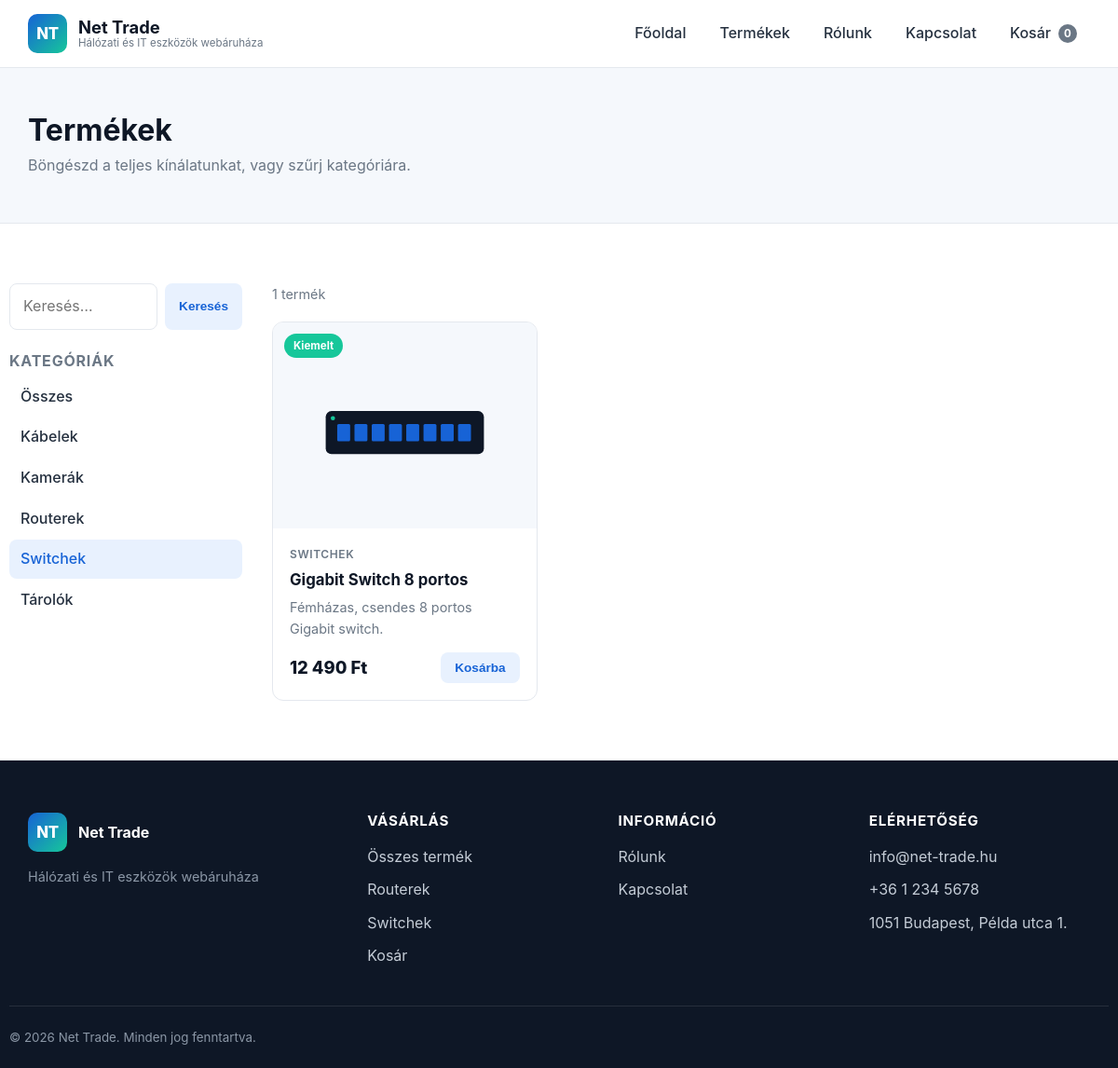
The page /termekek?kategoria=switchek on the database its author committed.
### tables this page shows
CREATE TABLE IF NOT EXISTS categories (
    id    INT AUTO_INCREMENT PRIMARY KEY,
    slug  VARCHAR(80) NOT NULL UNIQUE,
    name  VARCHAR(120) NOT NULL,
    icon  VARCHAR(40) DEFAULT NULL
);

CREATE TABLE IF NOT EXISTS products (
    id          INT AUTO_INCREMENT PRIMARY KEY,
    category_id INT DEFAULT NULL,
    slug        VARCHAR(140) NOT NULL UNIQUE,
    name        VARCHAR(200) NOT NULL,
    short       VARCHAR(300) DEFAULT NULL,
    description TEXT,
    price       DECIMAL(10,2) NOT NULL DEFAULT 0,
    image       VARCHAR(140) DEFAULT 'placeholder.svg',
    stock       INT NOT NULL DEFAULT 0,
    featured    TINYINT(1) NOT NULL DEFAULT 0,
    active      TINYINT(1) NOT NULL DEFAULT 1,
    created_at  TIMESTAMP DEFAULT CURRENT_TIMESTAMP,
    CONSTRAINT fk_products_category FOREIGN KEY (category_id)
        REFERENCES categories (id) ON DELETE SET NULL
);

### app/Models/Product.php (called while the page is built, shortened)
<?php
final class Product
{
    public static function all(?string $categorySlug = null, ?string $search = null): array
    {
        $pdo = Database::getConnection();
        $sql = 'SELECT p.*, c.slug AS category_slug, c.name AS category_name
                FROM products p
                LEFT JOIN categories c ON c.id = p.category_id
                WHERE p.active = 1';
        $params = [];
        if ($categorySlug !== null) {
            $sql .= ' AND c.slug = :cat';
            $params['cat'] = $categorySlug;
        }
        $sql .= ' ORDER BY p.featured DESC, p.name ASC';
        $stmt = $pdo->prepare($sql);
        $stmt->execute($params);
        return $stmt->fetchAll();
    }
}

### public/index.php (called while the page is built, shortened)
<?php
spl_autoload_register(static function (string $class): void {
    $prefix = 'App\\';
    $relative = substr($class, strlen($prefix));
    $file = dirname(__DIR__) . '/app/' . str_replace('\\', '/', $relative) . '.php';
});
$config = require dirname(__DIR__) . '/config/config.php';
$router = new Router();
$router->get('/', static function (): string {
    return View::render('home', [
        'title'      => null,
        'categories' => Category::all(),
        'featured'   => Product::featured(),
    ]);
});
$router->get('/termekek', static function (): string {
    $cat = isset($_GET['kategoria']) ? (string) $_GET['kategoria'] : null;
    $q   = isset($_GET['kereses']) ? trim((string) $_GET['kereses']) : null;
    return View::render('products/index', [
        'title'      => 'Termékek',
        'categories' => Category::all(),
        'products'   => Product::all($cat, $q),
        'activeCat'  => $cat,
        'search'     => $q,
    ]);
});
$router->get('/termek/{slug}', static function (array $params): string {
    $product = Product::findBySlug($params['slug']);
    if ($product === null) {
        http_response_code(404);
        return View::render('errors/404', ['title' => 'A termék nem található']);
    }
    return View::render('products/show', [
        'title'   => $product['name'],
        'product' => $product,
    ]);
});
$router->get('/kosar', static function (): string {
    return View::render('cart/index', [
        'title' => 'Kosár',
        'cart'  => Cart::detailed(),
    ]);
});
$router->post('/kosar/hozzaad', static function (): string {
    $id  = (int) ($_POST['product_id'] ?? 0);
    $qty = (int) ($_POST['qty'] ?? 1);
    if ($id > 0) {
        Cart::add($id, $qty);
    }
    redirect('/kosar');
    return '';
});
$router->post('/kosar/frissit', static function (): string {
    foreach (($_POST['qty'] ?? []) as $id => $qty) {
        Cart::update((int) $id, (int) $qty);
    }
    redirect('/kosar');
    return '';
});
$router->post('/kosar/torol', static function (): string {
    Cart::remove((int) ($_POST['product_id'] ?? 0));
    redirect('/kosar');
    return '';
});
$router->get('/penztar', static function (): string {
    return View::render('cart/checkout', [
        'title' => 'Pénztár',
        'cart'  => Cart::detailed(),
    ]);
});
$router->post('/penztar', static function (): string {
    $cart = Cart::detailed();
    if (empty($cart['lines'])) {
        redirect('/kosar');
        return '';
    }
    Cart::clear();
    return View::render('cart/success', [
        'title' => 'Sikeres rendelés',
        'name'  => trim((string) ($_POST['name'] ?? '')),
    ]);
});
$router->get('/kapcsolat', static function (): string {
    return View::render('contact', ['title' => 'Kapcsolat']);
});
$router->post('/kapcsolat', static function (): string {
    return View::render('contact', [
        'title' => 'Kapcsolat',
        'sent'  => true,
        'name'  => trim((string) ($_POST['name'] ?? '')),
    ]);
});
$router->get('/rolunk', static function (): string {
    return View::render('about', ['title' => 'Rólunk']);
});
$router->dispatch($_SERVER['REQUEST_METHOD'], $_SERVER['REQUEST_URI']);

### config/config.php (called while the page is built)
<?php
return [
    'app' => [
        'name'     => getenv('APP_NAME') ?: 'Net Trade',
        'tagline'  => 'Hálózati és IT eszközök webáruháza',
        'url'      => getenv('APP_URL') ?: 'http://localhost:8000',
        'env'      => getenv('APP_ENV') ?: 'local',
        'debug'    => filter_var(getenv('APP_DEBUG') ?: 'true', FILTER_VALIDATE_BOOL),
        'currency' => 'Ft',
    ],
    'contact' => [
        'email'   => 'info@net-trade.hu',
        'phone'   => '+36 1 234 5678',
        'address' => '1051 Budapest, Példa utca 1.',
    ],
    'database' => [
        'driver'   => getenv('DB_DRIVER') ?: 'mysql',
        'host'     => getenv('DB_HOST') ?: '127.0.0.1',
        'port'     => getenv('DB_PORT') ?: '3306',
        'name'     => getenv('DB_NAME') ?: 'net_trade',
        'user'     => getenv('DB_USER') ?: 'root',
        'password' => getenv('DB_PASSWORD') ?: '',
        'charset'  => 'utf8mb4',
    ],
];

### app/Core/View.php (called while the page is built, shortened)
<?php
final class View
{
    public static function render(string $template, array $data = [], string $layout = 'main'): string
    {
        $config = require dirname(__DIR__, 2) . '/config/config.php';
        $data['config'] = $config;
        $content = self::capture("Views/{$template}", $data);
        $data['content'] = $content;
        return self::capture("Views/layouts/{$layout}", $data);
    }
    private static function capture(string $path, array $data): string
    {
        $file = dirname(__DIR__) . '/' . $path . '.php';
        extract($data, EXTR_SKIP);
        include $file;
        return (string) ob_get_clean();
    }
    public static function e(?string $value): string
    {
        return htmlspecialchars($value ?? '', ENT_QUOTES | ENT_SUBSTITUTE, 'UTF-8');
    }
    public static function price(float|int $amount, string $currency = 'Ft'): string
    {
        return number_format((float) $amount, 0, ',', ' ') . ' ' . $currency;
    }
}

### app/Models/Category.php (called while the page is built, shortened)
<?php
final class Category
{
    public static function all(): array
    {
        $pdo = Database::getConnection();
        $stmt = $pdo->query('SELECT * FROM categories ORDER BY name ASC');
        return $stmt ? $stmt->fetchAll() : self::demo();
    }
}

### app/Core/Cart.php (called while the page is built, shortened)
<?php
final class Cart
{
    public static function items(): array
    {
        return $_SESSION[self::KEY] ?? [];
    }
    public static function count(): int
    {
        return array_sum(self::items());
    }
}

### app/Views/products/index.php (the view, shortened to what this page needs)
<section class="page-head">
    <div class="container">
        <h1>Termékek</h1>
        <p>Böngészd a teljes kínálatunkat, vagy szűrj kategóriára.</p>
    </div>
</section>
<section class="section container">
    <div class="shop-layout">
        <aside class="shop-sidebar">
            <form method="get" action="/termekek" class="search-form" role="search">
                <input type="search" name="kereses" placeholder="Keresés…"
                       value="<?= View::e($search ?? '') ?>" aria-label="Keresés">
                <button type="submit" class="btn btn--small">Keresés</button>
            </form>
            <h2 class="sidebar-title">Kategóriák</h2>
            <ul class="filter-list">
                <li><a href="/termekek" class="<?= $activeCat ? '' : 'is-active' ?>">Összes</a></li>
                <?php foreach ($categories as $cat): ?>
                    <li>
                        <a href="/termekek?kategoria=<?= View::e($cat['slug']) ?>"
                           class="<?= $activeCat === $cat['slug'] ? 'is-active' : '' ?>">
                            <?= View::e($cat['name']) ?>
                        </a>
                    </li>
                <?php endforeach; ?>
            </ul>
        </aside>
        <div class="shop-main">
            <p class="result-count"><?= count($products) ?> termék</p>
            <?php if (empty($products)): ?>
                <div class="empty-state">
                    <p>Nincs a keresésnek megfelelő termék.</p>
                    <a href="/termekek" class="btn btn--ghost">Szűrők törlése</a>
                </div>
            <?php else: ?>
                <div class="product-grid">
                    <?php foreach ($products as $product): ?>
                        <?php include dirname(__DIR__) . '/partials/product-card.php'; ?>
                    <?php endforeach; ?>
                </div>
            <?php endif; ?>
        </div>
    </div>
</section>

### app/Core/Router.php (shortened to what this page needs)
<?php
final class Router
{
    private array $routes = ['GET' => [], 'POST' => []];
    public function get(string $pattern, callable $handler): void
    {
        $this->routes['GET'][$pattern] = $handler;
    }
    public function post(string $pattern, callable $handler): void
    {
        $this->routes['POST'][$pattern] = $handler;
    }
    public function dispatch(string $method, string $uri): void
    {
        $path = '/' . trim(parse_url($uri, PHP_URL_PATH) ?? '/', '/');
        $path = $path === '//' ? '/' : $path;
        foreach ($this->routes[$method] ?? [] as $pattern => $handler) {
            $regex = '#^' . preg_replace('#\{([a-z_]+)\}#', '(?P<$1>[^/]+)', $pattern) . '$#';
            if (preg_match($regex, $path, $matches)) {
                $params = array_filter($matches, 'is_string', ARRAY_FILTER_USE_KEY);
                echo $handler($params);
                return;
            }
        }
    }
}

### app/Views/partials/product-card.php (shortened to what this page needs)
<?php
$currency = $config['app']['currency'];
?>
<article class="product-card">
    <a href="/termek/<?= View::e($product['slug']) ?>" class="product-card__media">
        <img src="/assets/img/products/<?= View::e($product['image'] ?? 'placeholder.svg') ?>"
             alt="<?= View::e($product['name']) ?>" loading="lazy" width="320" height="220">
        <?php if (!empty($product['featured'])): ?>
            <span class="badge badge--featured">Kiemelt</span>
        <?php endif; ?>
    </a>
    <div class="product-card__body">
        <span class="product-card__cat"><?= View::e($product['category_name'] ?? '') ?></span>
        <h3 class="product-card__title">
            <a href="/termek/<?= View::e($product['slug']) ?>"><?= View::e($product['name']) ?></a>
        </h3>
        <p class="product-card__desc"><?= View::e($product['short'] ?? $product['description'] ?? '') ?></p>
        <div class="product-card__foot">
            <span class="price"><?= View::price((float) $product['price'], $currency) ?></span>
            <form method="post" action="/kosar/hozzaad">
                <button type="submit" class="btn btn--small">Kosárba</button>
            </form>
        </div>
    </div>
</article>

### public/assets/css/style.css (style rules this page uses)
:root { --c-primary: #1763d6; --c-primary-dark: #0f4aa3; --c-primary-light: #e8f1fe; --c-accent: #16c79a; --c-dark: #0e1726; --c-text: #25303f; --c-muted: #6b7785; --c-border: #e4e8ee; --c-bg: #ffffff; --c-bg-alt: #f5f8fc; --c-danger: #e0405a; --radius: 12px; --radius-sm: 8px; --shadow-sm: 0 1px 3px rgba(14, 23, 38, .08); --shadow: 0 8px 24px rgba(14, 23, 38, .10); --shadow-lg: 0 16px 48px rgba(14, 23, 38, .14); --container: 1180px; --font: -apple-system, BlinkMacSystemFont, "Segoe UI", Roboto, "Helvetica Neue", Arial, sans-serif; }
* { box-sizing: border-box; }
html { scroll-behavior: smooth; }
body { margin: 0; font-family: var(--font); color: var(--c-text); background: var(--c-bg); line-height: 1.6; -webkit-font-smoothing: antialiased; }
img { max-width: 100%; height: auto; display: block; }
a { color: var(--c-primary); text-decoration: none; }
h1, h2, h3, h4 { line-height: 1.2; color: var(--c-dark); margin: 0 0 .5em; }
.container { width: 100%; max-width: var(--container); margin: 0 auto; padding: 0 20px; }
.section { padding: 64px 0; }
.btn { display: inline-flex; align-items: center; justify-content: center; gap: 8px; padding: 12px 22px; border-radius: var(--radius-sm); font-weight: 600; font-size: .95rem; border: 1px solid transparent; cursor: pointer; transition: all .15s ease; text-align: center; background: var(--c-primary-light); color: var(--c-primary); }
.btn--small { padding: 8px 14px; font-size: .85rem; }
.product-grid { display: grid; grid-template-columns: repeat(auto-fill, minmax(240px, 1fr)); gap: 22px; }
.product-card { display: flex; flex-direction: column; background: #fff; border: 1px solid var(--c-border); border-radius: var(--radius); overflow: hidden; transition: transform .15s ease, box-shadow .15s ease; }
.product-card__media { position: relative; display: block; background: var(--c-bg-alt); aspect-ratio: 4 / 3; }
.product-card__media img { width: 100%; height: 100%; object-fit: contain; padding: 18px; }
.badge { position: absolute; top: 12px; left: 12px; padding: 4px 10px; border-radius: 999px; font-size: .72rem; font-weight: 700; background: var(--c-accent); color: #fff; }
.product-card__body { display: flex; flex-direction: column; gap: 8px; padding: 18px; flex: 1; }
.product-card__cat { font-size: .75rem; text-transform: uppercase; letter-spacing: .05em; color: var(--c-muted); font-weight: 600; }
.product-card__title { font-size: 1.05rem; margin: 0; }
.product-card__title a { color: var(--c-dark); }
.product-card__desc { font-size: .9rem; color: var(--c-muted); margin: 0; flex: 1; }
.product-card__foot { display: flex; align-items: center; justify-content: space-between; gap: 12px; margin-top: 6px; }
.price { font-weight: 800; font-size: 1.15rem; color: var(--c-dark); }
.page-head { background: var(--c-bg-alt); padding: 48px 0; border-bottom: 1px solid var(--c-border); }
.page-head h1 { font-size: 2rem; margin-bottom: 6px; }
.page-head p { margin: 0; color: var(--c-muted); }
.shop-layout { display: grid; grid-template-columns: 250px 1fr; gap: 32px; align-items: start; }
.shop-sidebar { position: sticky; top: 92px; }
.search-form { display: flex; gap: 8px; margin-bottom: 24px; }
.search-form input { flex: 1; min-width: 0; }
.sidebar-title { font-size: 1rem; text-transform: uppercase; letter-spacing: .05em; color: var(--c-muted); }
.filter-list { list-style: none; padding: 0; margin: 0; display: flex; flex-direction: column; gap: 2px; }
.filter-list a { display: block; padding: 8px 12px; border-radius: var(--radius-sm); color: var(--c-text); font-weight: 500; }
.filter-list a:hover, .filter-list a.is-active { background: var(--c-primary-light); color: var(--c-primary); }
.result-count { color: var(--c-muted); margin: 0 0 18px; font-size: .9rem; }
input, textarea, select { width: 100%; padding: 11px 14px; border: 1px solid var(--c-border); border-radius: var(--radius-sm); font: inherit; color: var(--c-text); background: #fff; }

### rows shown on the page
categories: name "Kábelek"
categories: name "Kamerák"
categories: name "Routerek"
categories: name "Switchek"
categories: name "Tárolók"
products: image (picture), featured "Kiemelt", category.name "SWITCHEK", name "Gigabit Switch 8 portos", short "Fémházas, csendes 8 portos Gigabit switch.", price "12 490 Ft"
